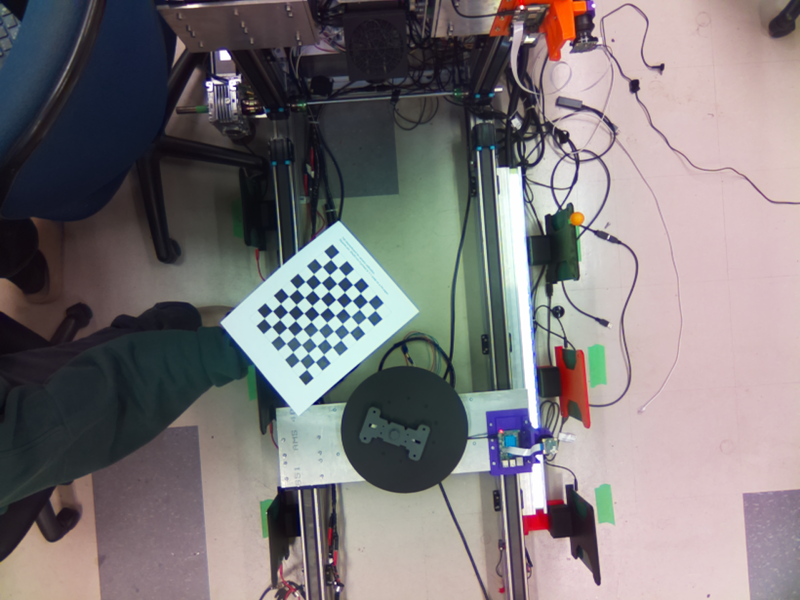
#> input picture Calibration5/images/stereoLeft/imageL0.png, 800 x 600 px; its folder holds only this picture in this run
$ python SingleLCamCalib.py
#> lines starting #> are read from the running program, lines starting #| are printed output that depends on the picture
import numpy as np
import cv2
import glob

# Parameter
CHESSBOARD_SIZE = (6, 9)

# Termination criteria
criteria = (cv2.TERM_CRITERIA_EPS + cv2.TERM_CRITERIA_MAX_ITER, 30, 0.001)

# Prepare object points, like (0,0,0), (1,0,0), (2,0,0) ....,(6,5,0)
objp = np.zeros((CHESSBOARD_SIZE[0] * CHESSBOARD_SIZE[1], 3), np.float32)
objp[:, :2] = np.mgrid[0:CHESSBOARD_SIZE[0], 0:CHESSBOARD_SIZE[1]].T.reshape(-1, 2)

# Arrays to store object points and image points from all the images.
objpoints = []  # 3d point in real-world space
imgpoints = []  # 2d points in image plane.

# Load images
imagesLeft = sorted(glob.glob('images/stereoLeft/*.png'))
print(f"Number of images loaded: {len(imagesLeft)}")

if len(imagesLeft) == 0:
    print("No images found in the specified directory. Exiting...")
else:
    for i, imgLeft in enumerate(imagesLeft):
        print(f"Processing image {i+1}/{len(imagesLeft)}: {imgLeft}")

        imgL = cv2.imread(imgLeft)
#> imgL is the input picture: shape (600, 800, 3); mean B, G, R 120.2, 118.8, 124.2

        if imgL is None:
            print(f"Failed to load image: {imgLeft}. Skipping...")
            continue

        # Resize image
        imgL = cv2.resize(imgL, (0, 0), fx=0.25, fy=0.25)
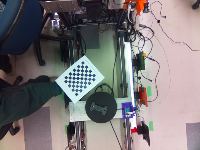
#> imgL: shape (150, 200, 3); mean B, G, R 120.3, 118.9, 124.3
        print(f"Image shape after resizing: {imgL.shape}")
#| Image shape after resizing: (150, 200, 3)

        # Convert to grayscale
        gray = cv2.cvtColor(imgL, cv2.COLOR_BGR2GRAY)
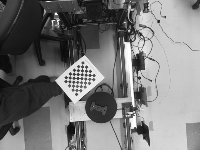
#> gray: shape (150, 200); min 9, max 255, mean 120.7

        # Find the chessboard corners
        print(f"Finding chessboard corners in {imgLeft}...")
        ret, corners = cv2.findChessboardCorners(gray, CHESSBOARD_SIZE, None)
#> ret = False; corners = None

        if ret:
            print("Chessboard corners found!")
            objpoints.append(objp)
            corners2 = cv2.cornerSubPix(gray, corners, (11, 11), (-1, -1), criteria)
            imgpoints.append(corners2)

            # Draw and display the corners
            print("Drawing corners on the image.")
            cv2.drawChessboardCorners(imgL, CHESSBOARD_SIZE, corners2, ret)
            cv2.imshow('Chessboard Corners', imgL)
            cv2.waitKey(500)  # Show the image for 500ms

        else:
            print(f"Chessboard corners not found in {imgLeft}. Skipping...")

    cv2.destroyAllWindows()

    # Check if object points and image points have been populated
    if objpoints and imgpoints:
        print("Object points and image points have been successfully populated.")
        h, w = imgL.shape[:2]
        ret, mtx, dist, rvecs, tvecs = cv2.calibrateCamera(objpoints, imgpoints, gray.shape[::-1], None, None)

        if ret:
            print("Calibration successful!")
            print("Camera matrix:\n", mtx)
            print("Distortion coefficients:\n", dist)
            print("Rotation vectors:\n", rvecs)
            print("Translation vectors:\n", tvecs)
        else:
            print("Calibration failed. No valid calibration parameters obtained.")
    else:
        print("No chessboard corners were found in any image. Calibration was not performed.")

$ run again, on Calibration5/images/stereoLeft/imageL12.png
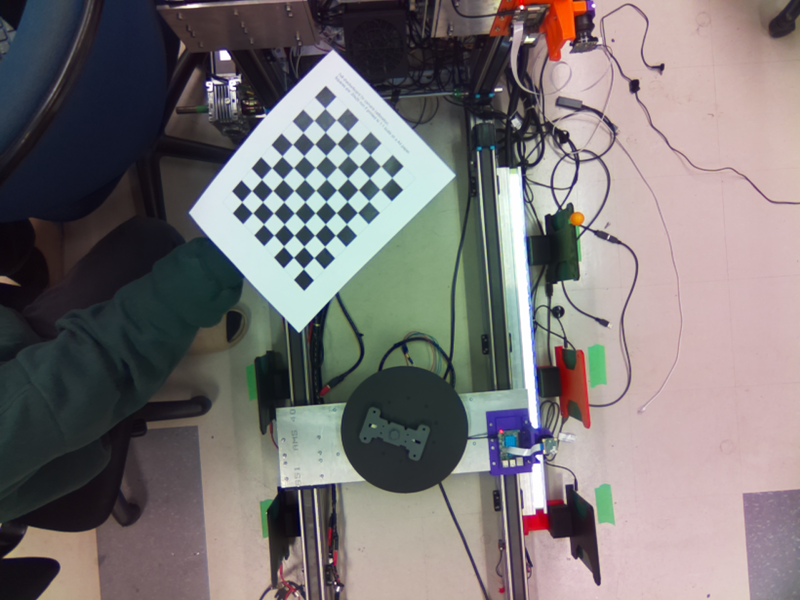
#> input picture Calibration5/images/stereoLeft/imageL12.png, 800 x 600 px
#> imgL is the input picture: shape (600, 800, 3); mean B, G, R 116.4, 116.4, 121.7
#> `imgL = cv2.resize(imgL, (0, 0), fx=0.25, fy=0.25)`:
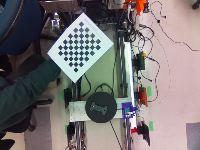
#> imgL: shape (150, 200, 3); mean B, G, R 116.5, 116.5, 121.8
#| Image shape after resizing: (150, 200, 3)
#> `gray = cv2.cvtColor(imgL, cv2.COLOR_BGR2GRAY)`:
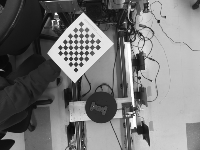
#> gray: shape (150, 200); min 8, max 255, mean 118.1
#> ret = False; corners = None

$ run again, on Calibration5/images/stereoLeft/imageL14.png
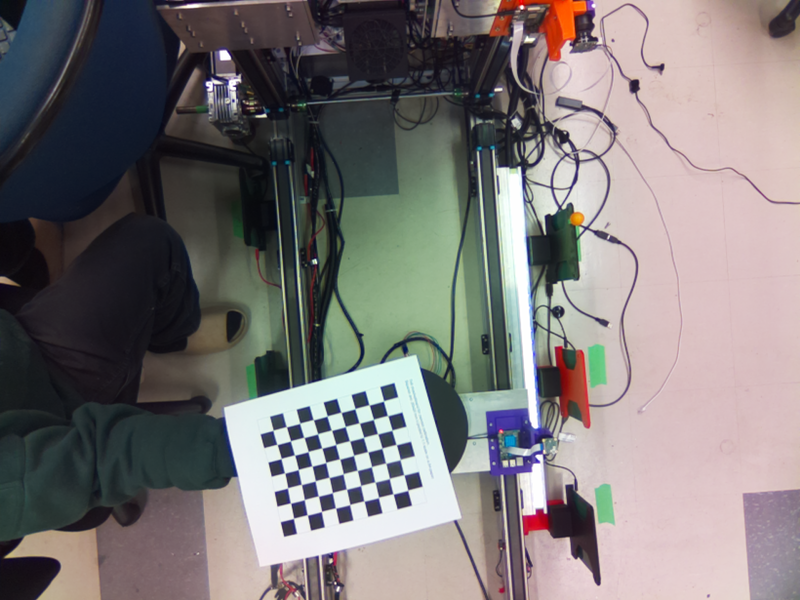
#> input picture Calibration5/images/stereoLeft/imageL14.png, 800 x 600 px
#> imgL is the input picture: shape (600, 800, 3); mean B, G, R 118.5, 118.5, 123.2
#> `imgL = cv2.resize(imgL, (0, 0), fx=0.25, fy=0.25)`:
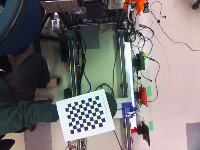
#> imgL: shape (150, 200, 3); mean B, G, R 118.6, 118.6, 123.4
#| Image shape after resizing: (150, 200, 3)
#> `gray = cv2.cvtColor(imgL, cv2.COLOR_BGR2GRAY)`:
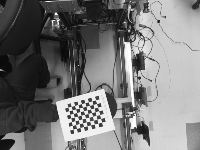
#> gray: shape (150, 200); min 9, max 255, mean 120
#> ret = False; corners = None
